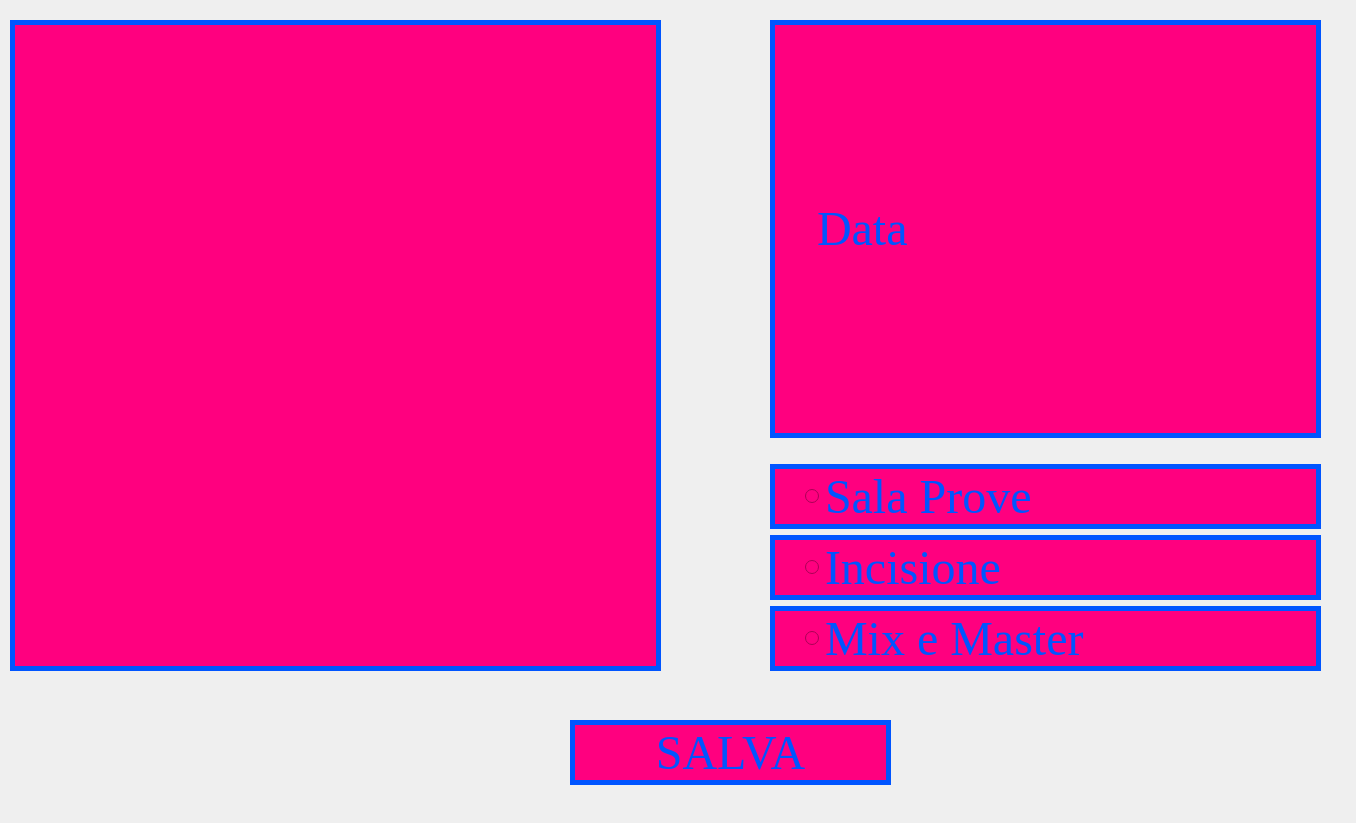
<?xml version="1.0" encoding="UTF-8"?>
<ui version="4.0">
 <class>Form</class>
 <widget class="QWidget" name="Form">
  <property name="geometry">
   <rect>
    <x>0</x>
    <y>0</y>
    <width>1356</width>
    <height>823</height>
   </rect>
  </property>
  <property name="windowTitle">
   <string>Inserisci Prenotazione</string>
  </property>
  <widget class="QLabel" name="label">
   <property name="geometry">
    <rect>
     <x>0</x>
     <y>0</y>
     <width>1401</width>
     <height>831</height>
    </rect>
   </property>
   <property name="text">
    <string/>
   </property>
   <property name="pixmap">
    <pixmap resource="testqrc.qrc">:/testBackground/sfondo.jpg</pixmap>
   </property>
   <property name="scaledContents">
    <bool>true</bool>
   </property>
  </widget>
  <widget class="QWidget" name="gridLayoutWidget">
   <property name="geometry">
    <rect>
     <x>770</x>
     <y>20</y>
     <width>551</width>
     <height>651</height>
    </rect>
   </property>
   <layout class="QGridLayout" name="gridLayout">
    <item row="2" column="0">
     <widget class="QRadioButton" name="radioButton">
      <property name="font">
       <font>
        <family>Times New Roman</family>
        <pointsize>36</pointsize>
       </font>
      </property>
      <property name="styleSheet">
       <string notr="true">QRadioButton
{
	border: 5px solid rgb(0, 85, 255);
	background-color: rgb(255, 0, 127);
	padding-left: 30px;
	padding-right: 30px;
	color: rgb(0, 85, 255);
}

QRadioButton:hover
{
	border: 5px solid rgb(255, 0, 255);
	background-color: rgb(255, 85, 0);
	padding-left: 30px;
	padding-right: 30px;
}

QRadioButton:focus
{
	border: 2px solid rgb(255, 239, 14);
}</string>
      </property>
      <property name="text">
       <string>Sala Prove</string>
      </property>
     </widget>
    </item>
    <item row="4" column="0">
     <widget class="QRadioButton" name="radioButton_3">
      <property name="font">
       <font>
        <family>Times New Roman</family>
        <pointsize>36</pointsize>
       </font>
      </property>
      <property name="styleSheet">
       <string notr="true">QRadioButton
{
	border: 5px solid rgb(0, 85, 255);
	background-color: rgb(255, 0, 127);
	padding-left: 30px;
	padding-right: 30px;
	color: rgb(0, 85, 255);
}

QRadioButton:hover
{
	border: 5px solid rgb(255, 0, 255);
	background-color: rgb(255, 85, 0);
	padding-left: 30px;
	padding-right: 30px;
}

QRadioButton:focus
{
	border: 2px solid rgb(255, 239, 14);
}</string>
      </property>
      <property name="text">
       <string>Mix e Master</string>
      </property>
     </widget>
    </item>
    <item row="0" column="0">
     <widget class="QLabel" name="label_2">
      <property name="font">
       <font>
        <family>Times New Roman</family>
        <pointsize>36</pointsize>
       </font>
      </property>
      <property name="styleSheet">
       <string notr="true">QLabel
{
	border: 5px solid rgb(0, 85, 255);
	background-color: rgb(255, 0, 127);
	padding-left: 30px;
	padding-right: 30px;
	color: rgb(0, 85, 255);
}

QLabel:hover
{
	border: 5px solid rgb(255, 0, 255);
	background-color: rgb(255, 85, 0);
	padding-left: 30px;
	padding-right: 30px;
}
</string>
      </property>
      <property name="text">
       <string>Data</string>
      </property>
     </widget>
    </item>
    <item row="1" column="0">
     <spacer name="horizontalSpacer">
      <property name="orientation">
       <enum>Qt::Horizontal</enum>
      </property>
      <property name="sizeHint" stdset="0">
       <size>
        <width>40</width>
        <height>20</height>
       </size>
      </property>
     </spacer>
    </item>
    <item row="3" column="0">
     <widget class="QRadioButton" name="radioButton_2">
      <property name="font">
       <font>
        <family>Times New Roman</family>
        <pointsize>36</pointsize>
       </font>
      </property>
      <property name="styleSheet">
       <string notr="true">QRadioButton
{
	border: 5px solid rgb(0, 85, 255);
	background-color: rgb(255, 0, 127);
	padding-left: 30px;
	padding-right: 30px;
	color: rgb(0, 85, 255);
}

QRadioButton:hover
{
	border: 5px solid rgb(255, 0, 255);
	background-color: rgb(255, 85, 0);
	padding-left: 30px;
	padding-right: 30px;
}

QRadioButton:focus
{
	border: 2px solid rgb(255, 239, 14);
}</string>
      </property>
      <property name="text">
       <string>Incisione</string>
      </property>
     </widget>
    </item>
   </layout>
  </widget>
  <widget class="QPushButton" name="pushButton">
   <property name="geometry">
    <rect>
     <x>570</x>
     <y>720</y>
     <width>321</width>
     <height>65</height>
    </rect>
   </property>
   <property name="font">
    <font>
     <family>Times New Roman</family>
     <pointsize>36</pointsize>
    </font>
   </property>
   <property name="styleSheet">
    <string notr="true">QPushButton
{
	border: 5px solid rgb(0, 85, 255);
	background-color: rgb(255, 0, 127);
	padding-left: 30px;
	padding-right: 30px;
	color: rgb(0, 85, 255);
}

QPushButton:hover
{
	border: 5px solid rgb(255, 0, 255);
	background-color: rgb(255, 85, 0);
	padding-left: 30px;
	padding-right: 30px;
}

QLineEdit: pressed
{
	border: 5px solid rgb(255, 239, 14);
	background-color: rgb(255, 170, 0)
	padding-left: 30px;
	padding-right: 30px;
}
</string>
   </property>
   <property name="text">
    <string>SALVA</string>
   </property>
  </widget>
  <widget class="QListView" name="listView">
   <property name="geometry">
    <rect>
     <x>10</x>
     <y>20</y>
     <width>651</width>
     <height>651</height>
    </rect>
   </property>
   <property name="styleSheet">
    <string notr="true">QListView
{
	border: 5px solid rgb(0, 85, 255);
	background-color: rgb(255, 0, 127);
	padding-left: 30px;
	padding-right: 30px;
	color: rgb(0, 85, 255);
}

QListView:hover
{
	border: 5px solid rgb(255, 0, 255);
	background-color: rgb(255, 85, 0);
	padding-left: 30px;
	padding-right: 30px;
}

QListView:focus
{
	border: 2px solid rgb(255, 239, 14);
}</string>
   </property>
  </widget>
 </widget>
 <resources>
  <include location="testqrc.qrc"/>
 </resources>
 <connections/>
</ui>
